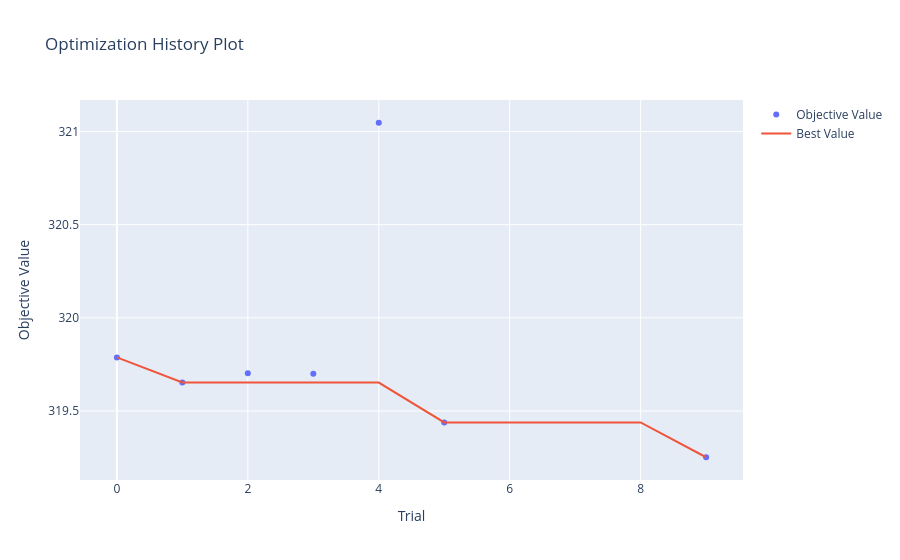
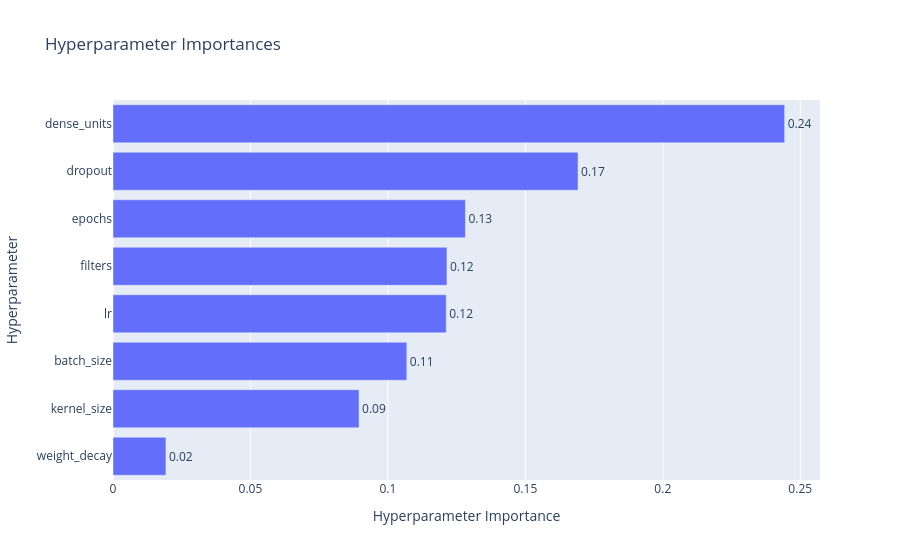

Source (notebook cell) for these figures, in order:
### Code cell
study = results[0]["study"]

vis.plot_optimization_history(study).show()
vis.plot_param_importances(study).show()

### Figure 1 — Plotly figure (JSON) as saved in the notebook; plotly's stock layout.template omitted (floating-point values rounded to 4 significant figures)
{"data": [{"mode": "markers", "name": "Objective Value", "x": [0, 1, 2, 3, 4, 5, 9], "y": [319.8, 319.7, 319.7, 319.7, 321.0, 319.4, 319.3], "type": "scatter"}, {"mode": "lines", "name": "Best Value", "x": [0, 1, 2, 3, 4, 5, 6, 7, 8, 9], "y": [319.8, 319.7, 319.7, 319.7, 319.7, 319.4, 319.4, 319.4, 319.4, 319.3], "type": "scatter"}, {"marker": {"color": "#cccccc"}, "mode": "markers", "name": "Infeasible Trial", "showlegend": false, "x": [], "y": [], "type": "scatter"}], "layout": {"title": {"text": "Optimization History Plot"}, "xaxis": {"title": {"text": "Trial"}}, "yaxis": {"title": {"text": "Objective Value"}}}}

### Figure 2 — Plotly figure (JSON) as saved in the notebook; plotly's stock layout.template omitted (floating-point values rounded to 4 significant figures)
{"data": [{"cliponaxis": false, "hovertemplate": ["weight_decay (FloatDistribution): 0.019249015363239006<extra></extra>", "kernel_size (IntDistribution): 0.08949872502571216<extra></extra>", "batch_size (CategoricalDistribution): 0.10687847053532765<extra></extra>", "lr (FloatDistribution): 0.12121731605033223<extra></extra>", "filters (IntDistribution): 0.12147978986556157<extra></extra>", "epochs (IntDistribution): 0.1281933610841801<extra></extra>", "dropout (FloatDistribution): 0.1691620179384154<extra></extra>", "dense_units (IntDistribution): 0.24432130413723196<extra></extra>"], "name": "Objective Value", "orientation": "h", "text": ["0.02", "0.09", "0.11", "0.12", "0.12", "0.13", "0.17", "0.24"], "textposition": "outside", "x": [0.01925, 0.0895, 0.1069, 0.1212, 0.1215, 0.1282, 0.1692, 0.2443], "y": ["weight_decay", "kernel_size", "batch_size", "lr", "filters", "epochs", "dropout", "dense_units"], "type": "bar"}], "layout": {"title": {"text": "Hyperparameter Importances"}, "xaxis": {"title": {"text": "Hyperparameter Importance"}}, "yaxis": {"title": {"text": "Hyperparameter"}}}}
